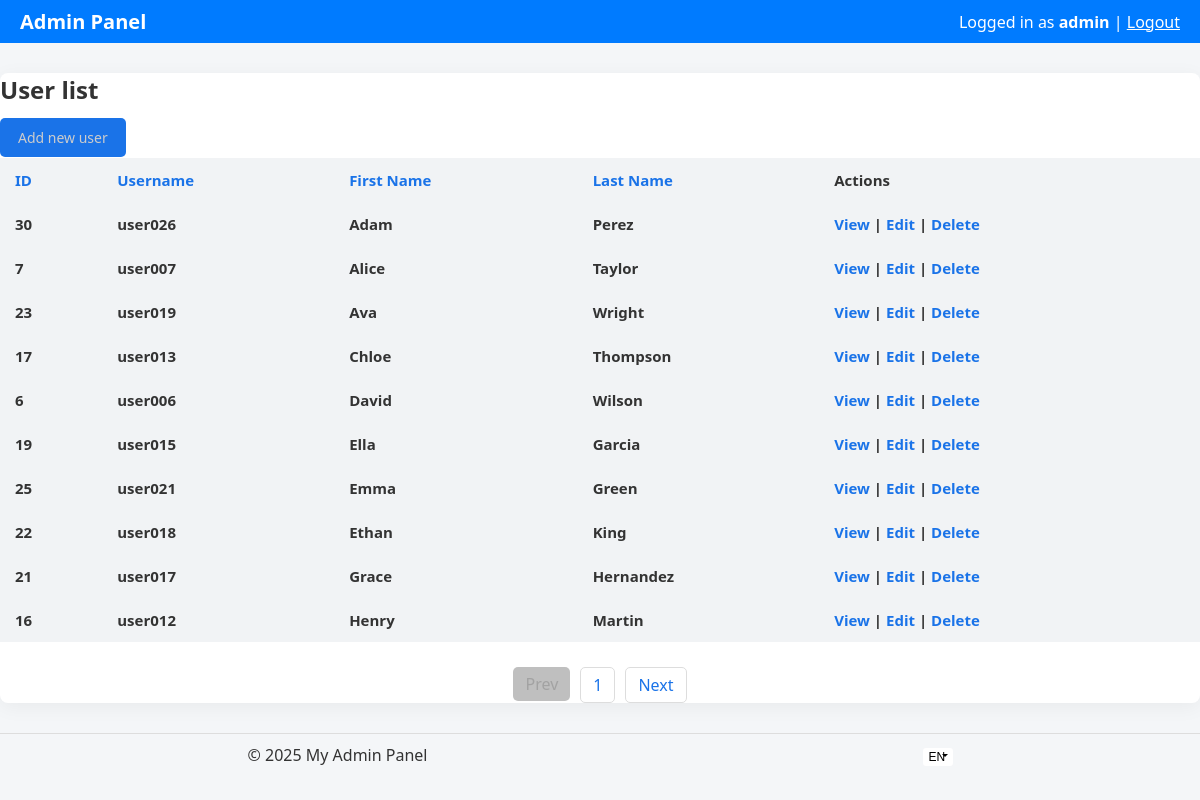
/user/listUsers?page=1&sort=first_name&order=ASC (signed in), run on the app's committed database.
### tables this page shows
CREATE TABLE `users` (
  `id` int(11) UNSIGNED NOT NULL,
  `login` varchar(50) NOT NULL,
  `password` varchar(255) NOT NULL,
  `first_name` varchar(50) NOT NULL,
  `last_name` varchar(50) NOT NULL,
  `gender` enum('male','female') DEFAULT NULL,
  `birth_date` date DEFAULT NULL,
  `created_at` timestamp NOT NULL DEFAULT current_timestamp()
);

### src/services/Renderer.php (called while the page is built, shortened)
<?php
class Renderer
{
	public function render($controller, $view, $vars = [])
	{
		$file = $this->getViewFile($controller, $view);
		function text($name)
		{
			return Application::i()->translator()->get($name);
		}
		include $file;
	}
	private function getViewFile($controller, $view)
	{
		return __DIR__ . "/../views/{$controller}/{$view}.php";
	}
}

### src/controllers/UserController.php (called while the page is built, shortened)
<?php
class UserController
{
	private $userModel;
	public function __construct($app)
	{
		$this->userModel = new User($app->db());
	}
	private function getPage()
	{
		$page = $_GET['page'] ?? 1;
		return $page;
	}
	private function getOrderBy()
	{
		$orderBy = $_GET['sort'] ?? 'id';
		switch(strtolower($orderBy))
		{
			case "id":
			case "username":
			case "first_name":
			case "last_name": return $orderBy;
		}
	}
	private function getOrder()
	{
		$order = $_GET['order'] ?? 'ASC';
		switch(strtoupper($order))
		{
			case "ASC":
			case "DESC": return $order;
		}
	}
	public function listUsers()
	{
		$page = $this->getPage();
		$limit = USERS_PER_PAGE;
		$offset = ($page - 1) * $limit;
		$orderBy = $this->getOrderBy();
		$order = $this->getOrder();
		$users = $this->userModel->getAll($limit, $offset, $orderBy, $order);
		Application::i()->renderer()->render('user', 'list', [
			'page' => $page,
			'limit' => $limit,
			'offset' => $offset,
			'orderBy' => $orderBy,
			'order' => $order,
			'users' => $users,
		]);
	}
}

### src/Application.php (called while the page is built, shortened)
<?php
class Application extends Singleton
{
	private $translator;
	private $db;
	private $router;
	protected function __construct()
	{
		$this->translator = new Translator;
		$this->db = new Database(DB_HOST, DB_NAME, DB_USER, DB_PASS);
		$this->router = new Router($this);
	}
	public function translator()
	{
		return $this->translator;
	}
	public function db()
	{
		return $this->db;
	}
	public function start()
	{
		try
		{
			$this->db->connect();
			$this->router->handle(isset($_GET['route']) ? $_GET['route'] : 'user/listUsers');
		}
		catch (Exception $e) {
			echo 'Undefined exception: ' . $e->getMessage();
			exit;
		}
	}
}

### index.php (called while the page is built, shortened)
<?php
Application::i()->start();

### bootstrap/classes/Singleton.php (called while the page is built, shortened)
<?php
abstract class Singleton
{
	protected static $instances = [];
	public static function i()
	{
		$className = get_called_class();
		if (!isset(static::$instances[$className])) {
			static::$instances[$className] = new static();
		}
		return static::$instances[$className];
	}
}

### src/services/Translator.php (called while the page is built, shortened)
<?php
class Translator
{
	private $messages = [];
	public $available_langs = [];
	public function __construct()
	{
		$this->available_langs = $this->getAvailableLangs();
	}
	private function getAvailableLangs()
	{
		$res = [];
		foreach (glob(__DIR__ . "/../lang/*.php") as $v) {
			if ($p = realpath($v)) {
				$res[pathinfo($p, PATHINFO_FILENAME)] = $p;
			}
		}
		return $res;
	}
	public function loadDefaultLang()
	{
		$this->default_messages = $this->loadFile(DEFAULT_LANG);
	}
	public function hasLang($lang)
	{
		return isset($this->available_langs[$lang]);
	}
	private function loadFile($lang)
	{
		if ($this->hasLang($lang)) {
			$data = include $this->available_langs[$lang];
			if (is_array($data)) {
				return $data;
			}
		}
		return [];
	}
	public function get($key)
	{
		return $this->messages[$key] ?? $this->default_messages[$key] ?? $key;
	}
}

### src/lang/en.php (called while the page is built)
<?php
return [
	'admin_panel' => 'Admin Panel',
	'admin_login' => 'Admin Login',
	'username' => 'Username',
	'password' => 'Password',
	'login' => 'Login',
	'invalid_csrf' => 'Invalid CSRF token',
	'invalid_username_or_password' => 'Invalid username or password',
	'user_not_found' => 'User not found',
	'update_failed' => 'Update failed',
	'incorrect_pass' => 'Password must be at least 6 characters.',
	'add_new_user' => 'Add new user',
	'id' => 'ID',
	'first_name' => 'First Name',
	'last_name' => 'Last Name',
	'birth_date' => 'Birth date',
	'gender' => 'Gender',
	'actions' => 'Actions',
	'view' => 'View',
	'edit' => 'Edit',
	'delete' => 'Delete',
	'prev' => 'Prev',
	'next' => 'Next',
	'back_to_list' => 'Back to list',
	'cancel' => 'Cancel',
	'logged_in_as' => 'Logged in as',
	'logout' => 'Logout',
	'update' => 'Update',
	'male' => 'Male',
	'female' => 'Female',
	'select' => 'Select',
	'my_admin_panel' => 'My Admin Panel',
	'view_user' => 'View user',
	'user_list' => 'User list',
	'edit_user' => 'Edit user',
	'delete_user' => 'Delete user',
	'yes_delete' => 'Yes, Delete',
	'new_password_edit' => 'New Password (leave blank to keep current)',
	'are_you_sure_to_delete' => 'Are you sure you want to delete user',
	'add' => 'Add',
	'page_not_found' => 'Page not found',
	'no_users_found' => 'No users found',
	'duplicated_entry_user_err' => 'The user already exists',
	'invalid_first_name' => 'First name must be at least 3 characters',
	'invalid_last_name' => 'Last name must be at least 3 characters',
	'invalid_username' => 'Username must be at least 4 characters',
];

### src/models/User.php (called while the page is built, shortened)
<?php
class User
{
	private $db;
	private $table = 'users';
	public function __construct($db)
	{
		$this->db = $db;
	}
	public function getAll($limit = USERS_PER_PAGE, $offset = 0, $orderBy = 'id', $order = 'ASC')
	{
		$allowedOrderFields = ['id', 'login', 'first_name', 'last_name', 'birth_date'];
		$orderBy = in_array($orderBy, $allowedOrderFields) ? $orderBy : 'id';
		$order = strtoupper($order) === 'DESC' ? 'DESC' : 'ASC';
		$sql = "SELECT * FROM {$this->table} ORDER BY {$orderBy} {$order} LIMIT :limit OFFSET :offset";
		$stmt = $this->db->query($sql, [
			'limit' => (int)$limit,
			'offset' => (int)$offset
		]);
		return $stmt->fetchAll();
	}
}

### src/services/Database.php (called while the page is built, shortened)
<?php
class Database
{
	private $host;
	private $dbname;
	private $username;
	private $password;
	private $charset;
	private $pdo;
	private $options = [
		PDO::ATTR_ERRMODE => PDO::ERRMODE_EXCEPTION,
		PDO::ATTR_DEFAULT_FETCH_MODE => PDO::FETCH_ASSOC,
		PDO::ATTR_EMULATE_PREPARES => false,
	];
	public function __construct($host, $dbname, $username, $password, $charset = DB_CHARSET)
	{
		$this->host = $host;
		$this->dbname = $dbname;
		$this->username = $username;
		$this->password = $password;
		$this->charset = $charset;
	}
	public function connect()
	{
		try {
			$dsn = "mysql:host={$this->host};charset={$this->charset}";
			$this->pdo = new PDO($dsn, $this->username, $this->password, $this->options);
			$dsn = "mysql:host={$this->host};dbname={$this->dbname};charset={$this->charset}";
			$this->pdo = new PDO($dsn, $this->username, $this->password, $this->options);
		} catch (PDOException $e) {
			die("Database connection failed: " . $e->getMessage());
		}
	}
	private function createDatabaseIfNotExists()
	{
		$sql = "CREATE DATABASE IF NOT EXISTS " . $this->dbname;
		$this->pdo->exec($sql);
	}
	public function query($sql, $params = [])
	{
		$stmt = $this->pdo->prepare($sql);
		$stmt->execute($params);
		return $stmt;
	}
}

### src/views/user/list.php (the view)
<?php include __DIR__ . '/../layout/header.php'; ?>
<?php
$currentSort = $_GET['sort'] ?? 'id';
$currentOrder = $_GET['order'] ?? 'ASC';
function makeHref($page, $sort = null, $order = null)
{
	$params = [];
	if ($page > 0) {
		$params['page'] = $page;
	}
	if (is_null($sort) && isset($_GET['sort']) && $_GET['sort'] !== '') {
		$params['sort'] = $_GET['sort'];
	}
	else if (!is_null($sort)) {
		$params['sort'] = $sort;
	}
	if (is_null($order) && isset($_GET['order']) && $_GET['order'] !== '') {
		$params['order'] = $_GET['order'];
	}
	else if (!is_null($order)) {
		$params['order'] = $order;
	}
	return '?' . http_build_query($params);
}
function sortLink($page, $column, $currentSort, $currentOrder, $label)
 {
	if ($column === $currentSort) {
		$nextOrder = $currentOrder === 'ASC' ? 'DESC' : 'ASC';
	} else {
		$nextOrder = 'ASC';
	}
	$href = makeHref($page, $column, $nextOrder);
	return "<a href=\"{$href}\">" . text($label) . "</a>";
}
function prevButton($page)
{
	$class = !($page - 1 > 0) ? 'class="disabled"' : '';
	$href = makeHref($page - 1);
	return "<li><a {$class} href={$href}>".text('prev')."</a></li>";
}
function nextButton($page, $users)
{
	$class = count($users) !== USERS_PER_PAGE ? 'class="disabled"' : '';
	$href = makeHref($page + 1);
	return "<li><a {$class} href={$href}>".text('next')."</a></li>";
}
?>
<h2><?= text('user_list') ?></h2>
<a href="/user/form" class="btn"><?= text('add_new_user') ?></a>
<table>
	<thead>
		<tr>
			<th><?= sortLink($page, 'id', $currentSort, $currentOrder, 'id') ?></th>
			<th><?= sortLink($page, 'login', $currentSort, $currentOrder, 'username') ?></th>
			<th><?= sortLink($page, 'first_name', $currentSort, $currentOrder, 'first_name') ?></th>
			<th><?= sortLink($page, 'last_name', $currentSort, $currentOrder, 'last_name') ?></th>
			<th><?= text('actions') ?></th>
		</tr>
	</thead>
	<tbody>
		<?php if (!empty($users)): ?>
			<?php foreach ($users as $user): ?>
				<tr>
					<td><?= htmlspecialchars($user['id']) ?></td>
					<td><?= htmlspecialchars($user['login']) ?></td>
					<td><?= htmlspecialchars($user['first_name']) ?></td>
					<td><?= htmlspecialchars($user['last_name']) ?></td>
					<td>
						<a href="/user/view/<?= $user['id'] ?>"><?= text('view') ?></a> |
						<a href="/user/form/<?= $user['id'] ?>"><?= text('edit') ?></a> |
						<a href="/user/delete/<?= $user['id'] ?>"><?= text('delete') ?></a>
					</td>
				</tr>
			<?php endforeach; ?>
		<?php else: ?>
			<tr><td colspan="5"><?= text('no_users_found') ?></td></tr>
		<?php endif; ?>
	</tbody>
</table>
<?php if (isset($users)): ?>
<ul class="pagination">
	<?= prevButton($page) ?>
	<li><a href="?page=<?= $page ?>"><?= $page ?></a></li>
	<?= nextButton($page, $users) ?>
</ul>
<?php endif; ?>
<?php include __DIR__ . '/../layout/footer.php'; ?>

### assets/css/style.css (style rules this page uses)
body { font-family: 'Segoe UI', Tahoma, Geneva, Verdana, sans-serif; background-color: #f4f6f8; margin: 0; padding: 0; color: #333; }
table { width: 100%; margin-bottom: 25px; margin-top: 10px; font-size: 15px; border-collapse:collapse; }
table th, table td { padding: 12px 15px; text-align: left; }
table th { background-color: #f1f3f5; font-weight: 600; }
table tr { background-color: #f1f3f5; font-weight: 600; }
button, input[type="submit"], .btn { background-color: #1a73e8; color: #cccccc; border: none; padding: 10px 18px; border-radius: 5px; cursor: pointer; font-size: 14px; transition: background-color 0.2s, transform 0.1s; }
.pagination { display: flex; justify-content: center; list-style: none; padding: 0; margin: 20px 0; }
.pagination li { margin: 0 5px; }
.pagination li a { display: block; padding: 6px 12px; border: 1px solid #ddd; border-radius: 5px; color: #1a73e8; transition: background-color 0.2s, color 0.2s; }
a { color: #1a73e8; text-decoration: none; transition: color 0.2s, text-decoration 0.2s; }
a.disabled, a.disabled:hover, a.disabled:focus { color: #89898989 !important; text-decoration: none!important; cursor: not-allowed !important; pointer-events: none !important; transition: none !important; background-color: #78787878 !important; border: none !important; border-radius: 5px !important; }

### data on the page
users: id "30", login "user026", first_name "Adam", last_name "Perez"
users: id "7", login "user007", first_name "Alice", last_name "Taylor"
users: id "23", login "user019", first_name "Ava", last_name "Wright"
users: id "17", login "user013", first_name "Chloe", last_name "Thompson"
users: id "6", login "user006", first_name "David", last_name "Wilson"
users: id "19", login "user015", first_name "Ella", last_name "Garcia"
users: id "25", login "user021", first_name "Emma", last_name "Green"
users: id "22", login "user018", first_name "Ethan", last_name "King"
users: id "21", login "user017", first_name "Grace", last_name "Hernandez"
users: id "16", login "user012", first_name "Henry", last_name "Martin"

### other printed values
text('admin_panel') "Admin Panel"
text('logged_in_as') "Logged in as"
$_SESSION['admin_username'] "admin"
text('logout') "Logout"
text('user_list') "User list"
text('add_new_user') "Add new user"
text($label) "ID Username First Name Last Name"
text('actions') "Actions"
text('prev') "Prev"
$page "1"
text('next') "Next"
text('my_admin_panel') "My Admin Panel"
form field lang "EN"
